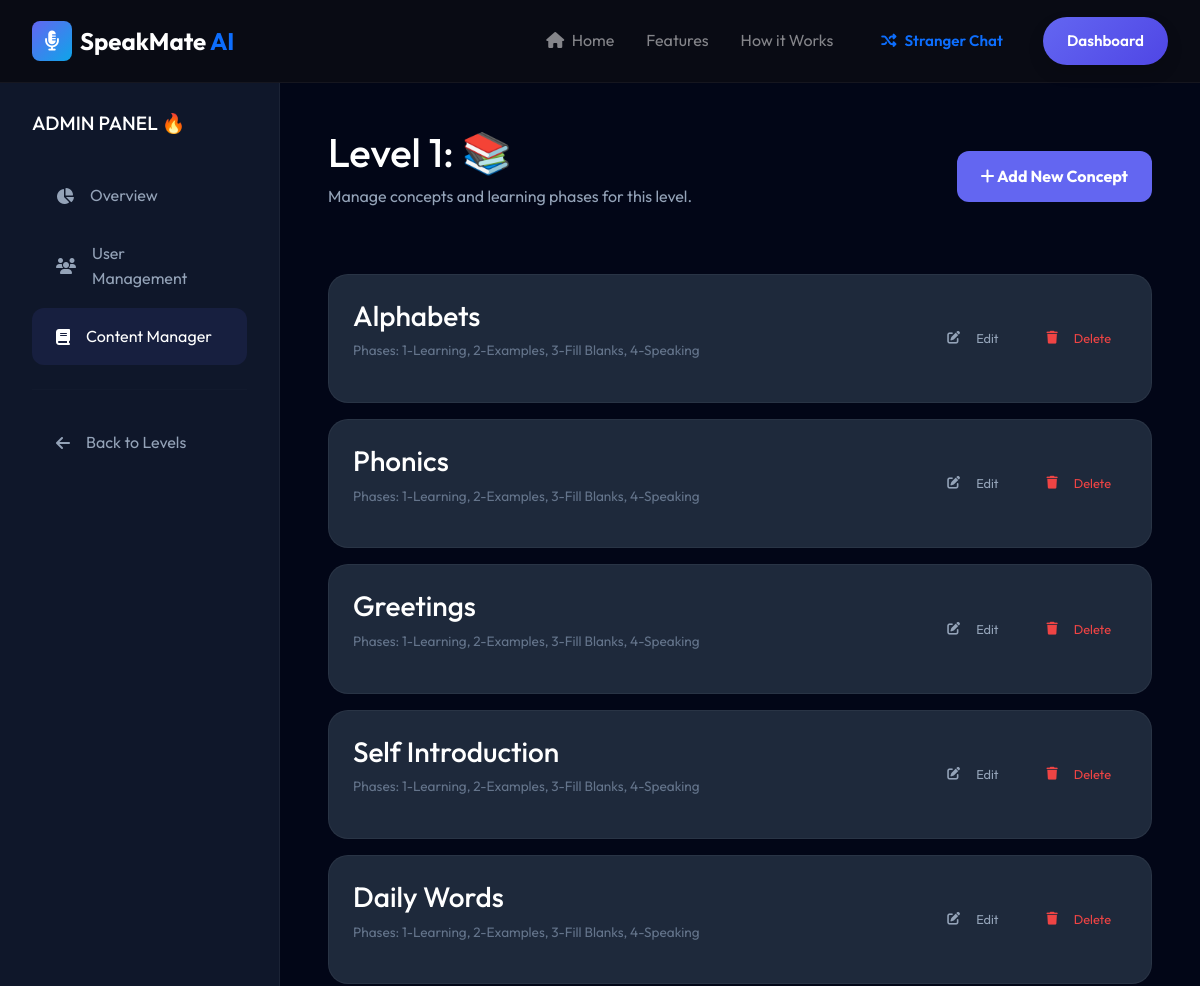
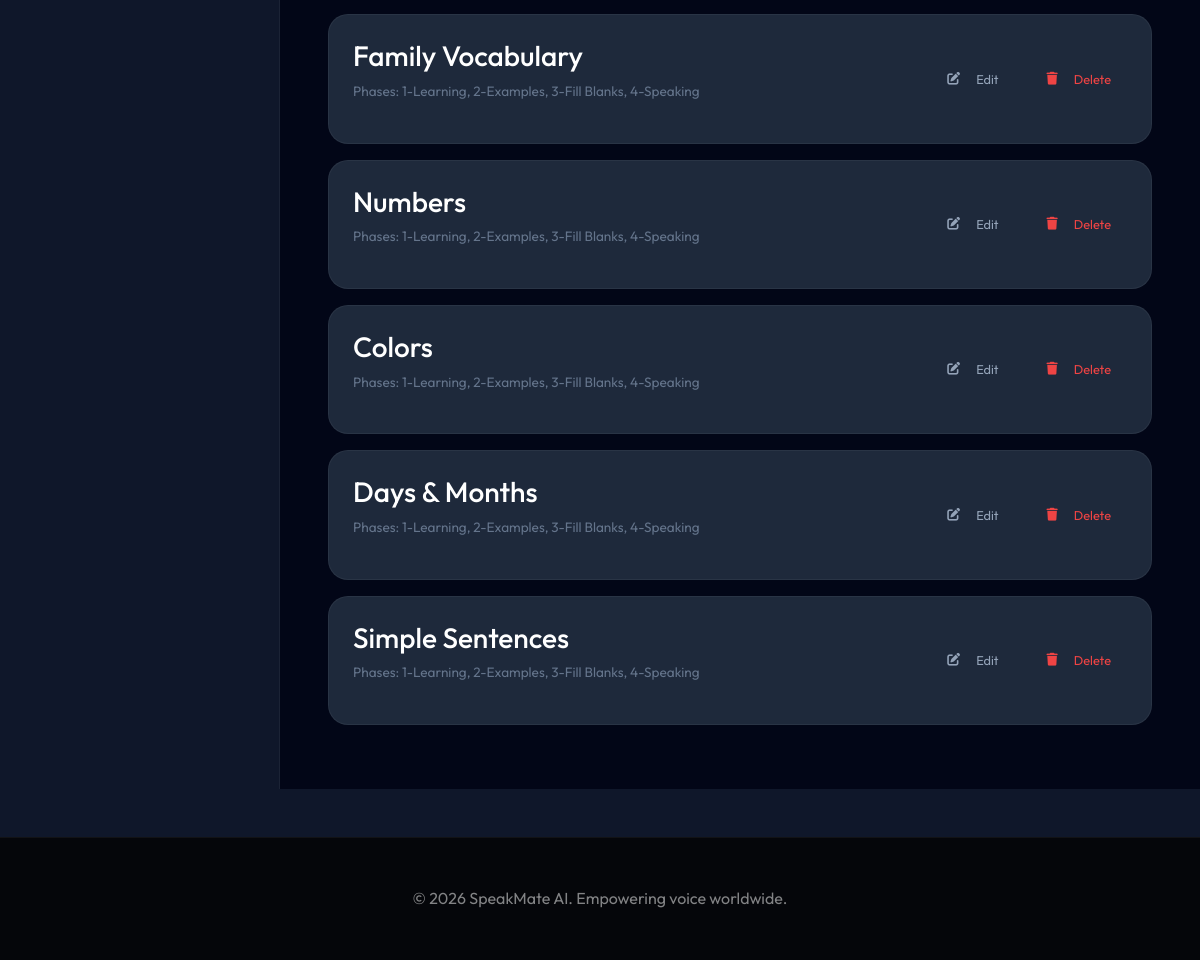
Page /admin-panel/content/level/10/ (signed in) on the committed database (2 pictures, top to bottom).
### roadmap/models.py (models this page shows, shortened)
class Level(models.Model):
    number = models.IntegerField(unique=True)
    title = models.CharField(max_length=100)
    description = models.TextField()
    color = models.CharField(max_length=20, default="#6366f1")

class Concept(models.Model):
    level = models.ForeignKey(Level, on_delete=models.CASCADE, related_name='concepts')
    name = models.CharField(max_length=100)
    slug = models.SlugField(unique=True)
    content = models.TextField(help_text="Detailed explanation of the concept")
    formula = models.CharField(max_length=200, blank=True, null=True, help_text="Grammar Formula (e.g. S+V+O)")
    grammar_rules = models.TextField(blank=True, null=True, help_text="Key rules for this concept")
    examples = models.JSONField(default=list, help_text="[{'en': '...', 'te': '...', 'explanation': '...'}]")
    common_mistakes = models.JSONField(default=list, help_text="[{'wrong': '...', 'right': '...', 'why': '...'}]")
    video_url = models.URLField(blank=True, null=True)
    practice_url = models.CharField(max_length=200, blank=True, null=True)

### dashboard/views.py (the view)
# urls.py: path('admin-panel/content/level/<int:level_id>/', views.admin_level_detail, name='admin_level_detail'),
@staff_member_required
def admin_level_detail(request, level_id):
    from roadmap.models import Level, Concept
    from django.shortcuts import get_object_or_404
    level = get_object_or_404(Level, id=level_id)
    concepts = level.concepts.all().order_by('id')
    context = {
        'level': level,
        'concepts': concepts,
    }
    return render(request, 'dashboard/admin_level_detail.html', context)

### templates/dashboard/admin_level_detail.html (shortened to what this page needs)
{% extends 'base.html' %}
{% load static %}
{% block content %}
<div class="admin-container">
    <aside class="sidebar">
        <h2 style="color: white; margin-bottom: 2rem; font-size: 1.2rem;">ADMIN PANEL 🔥</h2>
        <nav class="sidebar-menu">
            <a href="{% url 'dashboard:admin_panel' %}" class="menu-item">
                <i class="fas fa-chart-pie"></i> Overview
            </a>
            <a href="{% url 'dashboard:admin_users' %}" class="menu-item">
                <i class="fas fa-users"></i> User Management
            </a>
            <a href="{% url 'dashboard:admin_content' %}" class="menu-item active">
                <i class="fas fa-book"></i> Content Manager
            </a>
            <hr style="border: none; border-top: 1px solid rgba(255,255,255,0.05); margin: 1.5rem 0;">
            <a href="{% url 'dashboard:admin_content' %}" class="menu-item">
                <i class="fas fa-arrow-left"></i> Back to Levels
            </a>
        </nav>
    </aside>
    <main class="main-content">
        <div style="display: flex; justify-content: space-between; align-items: center; margin-bottom: 3rem;">
            <div>
                <h1 style="color: white;">Level {{ level.number }}: {{ level.name }} 📚</h1>
                <p style="color: #94a3b8;">Manage concepts and learning phases for this level.</p>
            </div>
            <button class="btn-add"><i class="fas fa-plus"></i> Add New Concept</button>
        </div>
        <div class="concepts-list">
            {% for concept in concepts %}
            <div class="concept-card">
                <div>
                    <h3 style="color: white;">{{ concept.name }}</h3>
                    <p style="color: #64748b; font-size: 0.85rem;">Phases: 1-Learning, 2-Examples, 3-Fill Blanks, 4-Speaking</p>
                </div>
                <div style="display: flex; gap: 1rem;">
                    <a href="{% url 'dashboard:admin_concept_edit' concept.id %}" class="menu-item" style="padding: 0.5rem 1rem; font-size: 0.8rem;"><i class="fas fa-edit"></i> Edit</a>
                    <form action="{% url 'dashboard:admin_concept_delete' concept.id %}" method="POST" onsubmit="return confirm('Are you sure you want to delete this concept?');" style="display: inline;">
                        <button type="submit" class="menu-item" style="padding: 0.5rem 1rem; font-size: 0.8rem; color: #ef4444; background: none; border: none; cursor: pointer;">
                            <i class="fas fa-trash"></i> Delete
                        </button>
                    </form>
                </div>
            </div>
            {% empty %}
            <p style="color: #64748b; text-align: center;">No concepts found in this level.</p>
            {% endfor %}
        </div>
    </main>
</div>
{% endblock %}

### static/css/style.css (style rules this page uses)
:root { --primary: #6366f1; --primary-dark: #4f46e5; --primary-light: #818cf8; --secondary: #0ea5e9; --accent: #f43f5e; --bg-dark: #0f172a; --bg-card: #1e293b; --text-main: #f8fafc; --text-muted: #94a3b8; --glass-bg: rgba(255, 255, 255, 0.05); --glass-border: rgba(255, 255, 255, 0.1); --transition: all 0.3s cubic-bezier(0.4, 0, 0.2, 1); }
* { margin: 0; padding: 0; box-sizing: border-box; }
body { font-family: 'Outfit', sans-serif; background-color: var(--bg-dark); color: var(--text-main); line-height: 1.6; overflow-x: hidden; }
a { text-decoration: none; color: inherit; transition: var(--transition); }

### templates/dashboard/admin_level_detail.html (style rules this page uses)
.admin-container { display: grid; grid-template-columns: 280px 1fr; min-height: calc(100vh - 80px); margin-top: 80px; }
.sidebar { background: #0f172a; border-right: 1px solid rgba(255,255,255,0.05); padding: 2rem; }
.main-content { padding: 3rem; background: #020617; }
.menu-item { display: flex; align-items: center; gap: 1rem; padding: 1rem 1.5rem; border-radius: 12px; color: #94a3b8; text-decoration: none; transition: 0.3s; }
.menu-item:hover, .menu-item.active { background: rgba(99, 102, 241, 0.1); color: white; }
.concept-card { background: #1e293b; border-radius: 20px; padding: 1.5rem; border: 1px solid rgba(255,255,255,0.05); display: flex; justify-content: space-between; align-items: center; margin-bottom: 1rem; }
.btn-add { background: var(--primary); color: white; padding: 0.8rem 1.5rem; border-radius: 12px; border: none; font-weight: 700; cursor: pointer; }

### rows in the picture
Level: number "1"
Concept: name "Alphabets"
Concept: name "Phonics"
Concept: name "Greetings"
Concept: name "Self Introduction"
Concept: name "Daily Words"
Concept: name "Family Vocabulary"
Concept: name "Numbers"
Concept: name "Colors"
Concept: name "Days & Months"
Concept: name "Simple Sentences"
